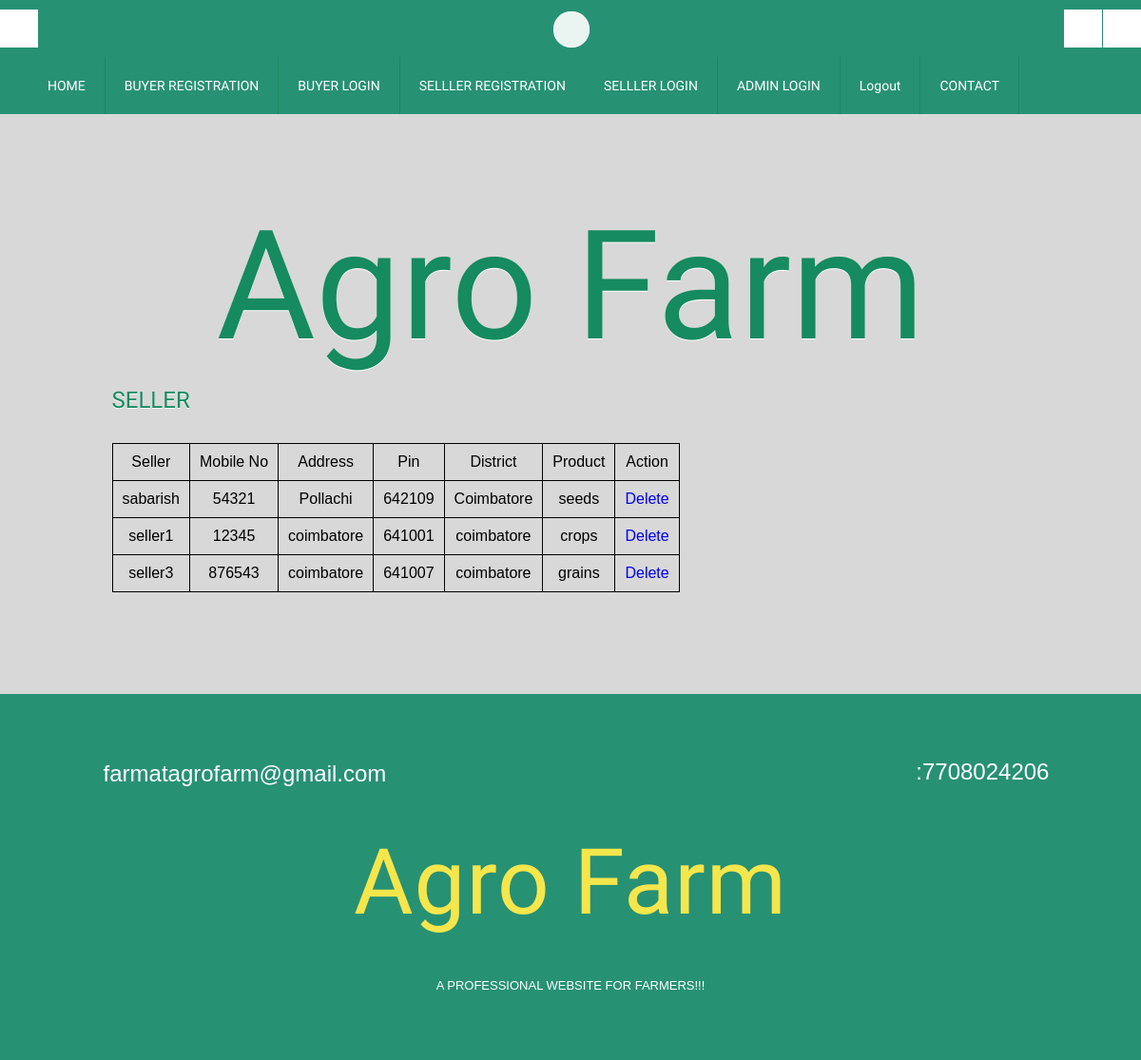
The app's page /Code/view_seller.php, older data.
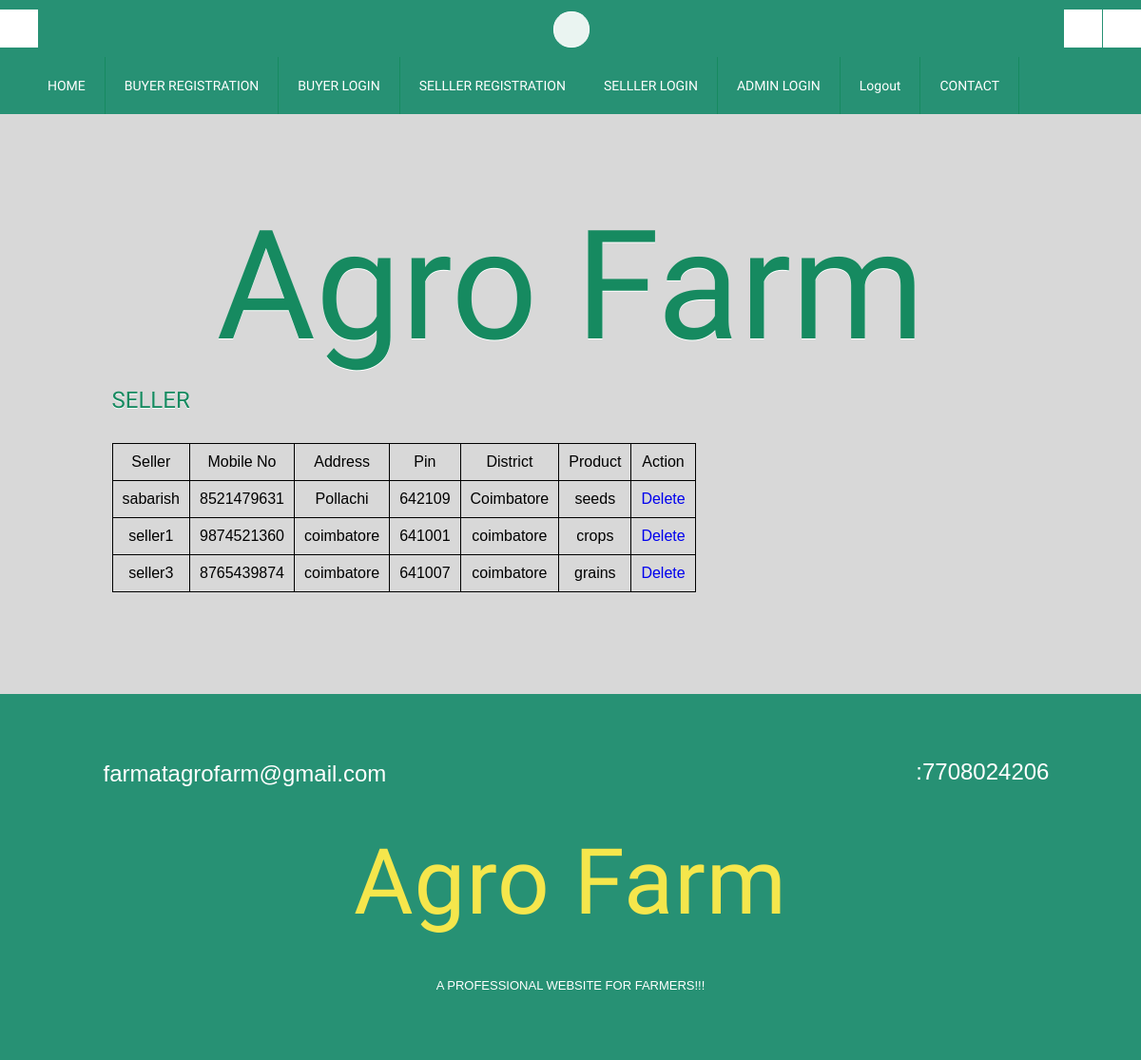
The same page, newer data.
### tables this page shows
CREATE TABLE IF NOT EXISTS `seller` (
  `sid` int(5) NOT NULL AUTO_INCREMENT,
  `susername` varchar(50) NOT NULL,
  `spassword` varchar(50) NOT NULL,
  `date` varchar(10) NOT NULL,
  `mobileno` varchar(15) NOT NULL,
  `address` text NOT NULL,
  `pinno` varchar(10) NOT NULL,
  `dist` varchar(50) NOT NULL,
  `productdetails` varchar(50) NOT NULL,
  PRIMARY KEY (`sid`)
);

### Code/view_seller.php (the view, shortened to what this page needs)
<?php
include "header.php";
?>
<div class="wrap">
<div class="wrapper">
	<div class="main">
		<div class="content">
			<a href="index.php"><h2>Agro Farm</h2></a>
		</div>
		<h3 class="style"><a href="">Seller</a></h3>
			<div class="specials-grids">
             <table align="left" cellpadding="20" cellspacing="0" border="1"  class="cart_table">
          <tr><td>Seller</td><td>Mobile No</td><td>Address</td><td>Pin</td><td>District</td><td>Product</td><td>Action</td</tr>
          <?php
		$t=mysql_query("select * from seller");
		while($j=mysql_fetch_array($t))
		{
		$sid=$j['sid'];
		$username=$j['susername'];
		$mobileno=$j['mobileno'];
	$address=$j['address'];
	$pinno=$j['pinno'];
	$dist=$j['dist'];
	$productdetails=$j['productdetails'];
echo "<tr><td>$username</td><td>$mobileno</td><td>$address</td><td>$pinno</td><td>$dist</td><td>$productdetails</td><td><a href='view_seller.php?sid=$sid'>Delete</a></td></tr>";
				}
				?>
                </table>
            </div>
	</div>
</div>
</div>
<?php
include "footer.php";
?>

Row changes from the older to the newer data that the page shows:
changed seller "sabarish": mobileno "54321" → "8521479631"
changed seller "seller1": mobileno "12345" → "9874521360"
changed seller "seller3": mobileno "876543" → "8765439874"
